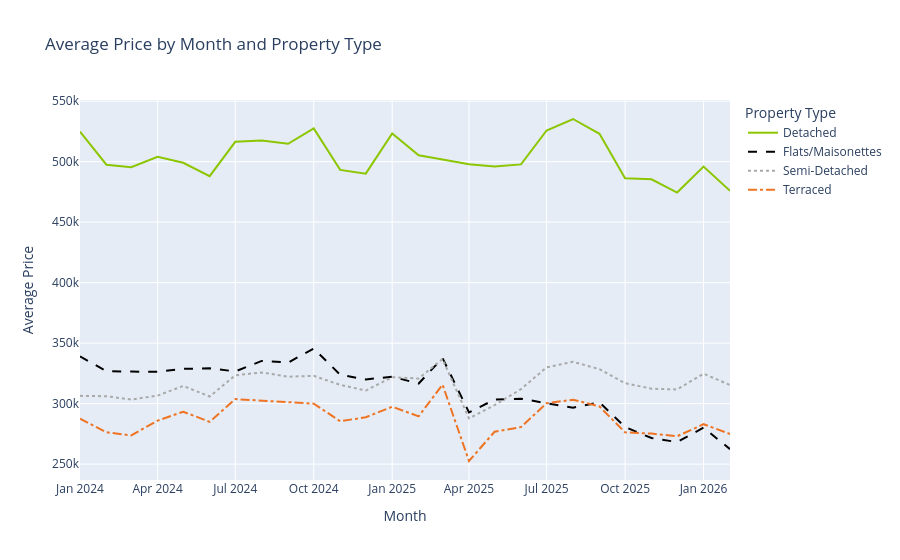

The notebook cell saved with this chart:
### Code cell
fig = px.line(
    df,
    x="month",
    y="average_price",
    color="property_type_full",
    line_dash="property_type_full",
    color_discrete_sequence=["#8CC600", "black", "darkgrey", "#EE7423"],
    line_dash_sequence=["solid", "dash", "dot", "dashdot"],
    title="Average Price by Month and Property Type"
)

fig.update_layout(
    xaxis_title="Month",
    yaxis_title="Average Price",
    legend_title="Property Type",
)

fig.show()
